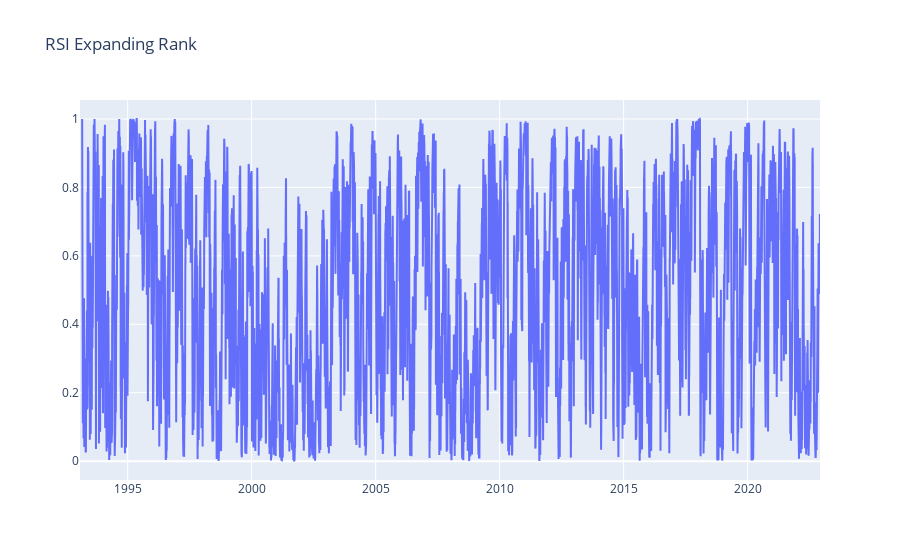

Source (notebook cell):
### Code cell
fig = go.Figure()
fig.add_trace(go.Scatter(x=rsi.index, y=rsi.expanding().rank(pct=True)))
fig.update_layout(title="RSI Expanding Rank")
fig.show()

### Figure 1 — Plotly figure (JSON) as saved in the notebook; plotly's stock layout.template omitted (floating-point values rounded to 4 significant figures; data arrays with more than 128 entries replaced by an {"elided": "..."} marker saying what was removed)
{"data": [{"type": "scatter", "x": {"elided": "7517 str values"}, "y": {"elided": "7517 float values"}}], "layout": {"title": {"text": "RSI Expanding Rank"}}}
